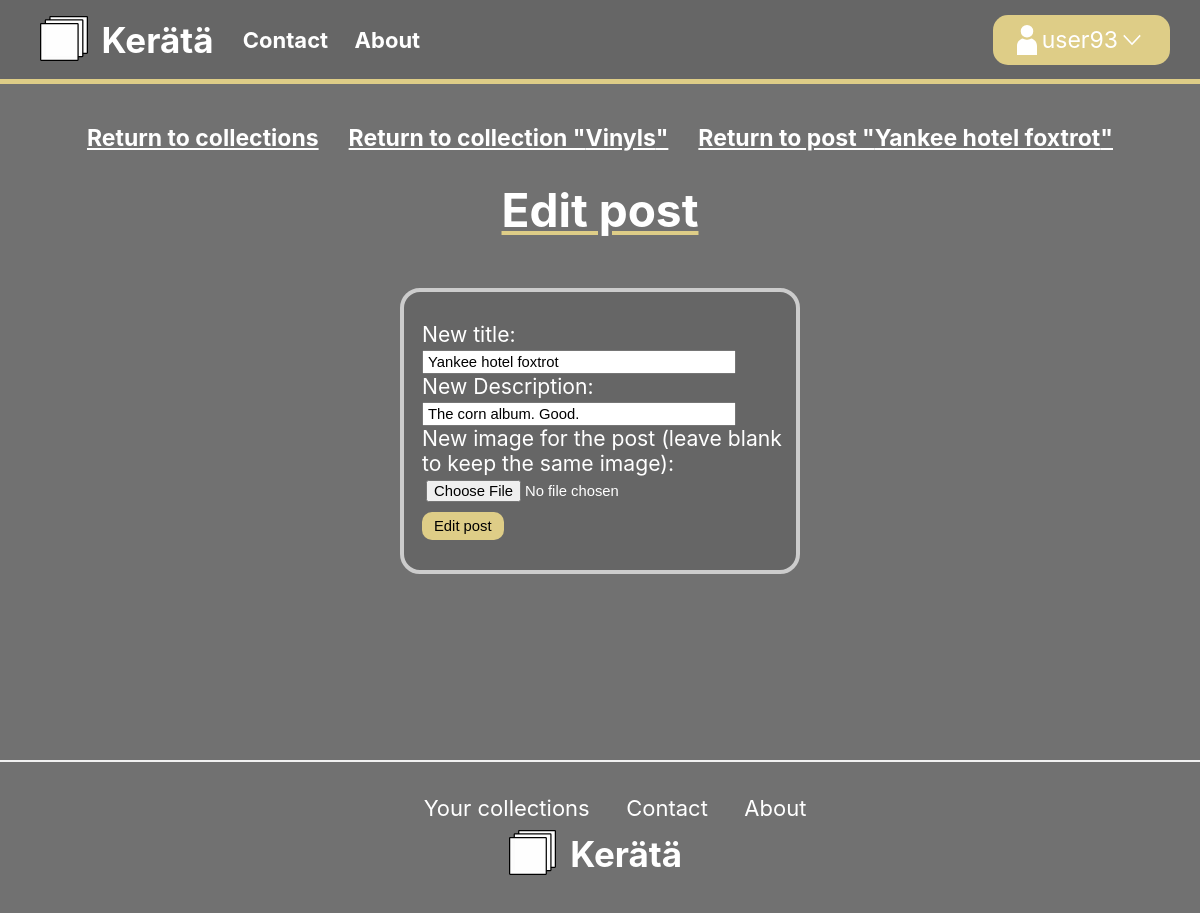
/editpostcontent?current_post_id=1&current_postcontent_id=2 (signed in), run on the app's committed database.
### app/models.py (models this page shows, shortened)
class User(UserMixin, db.Model):
    id = db.Column(db.Integer, primary_key=True)
    username = db.Column(db.String(64), index=True, unique=True)
    password_hash = db.Column(db.String(128))
    posts = db.relationship('Post', backref='author', lazy='dynamic')
    postcontents = db.relationship('PostContent', backref='author', lazy='dynamic')

class Post(db.Model): #Göra lista med alla posts i denna för detta ska vara en post som innehåller posts
    id = db.Column(db.Integer, primary_key=True)
    title = db.Column(db.String(32), index=True, unique=True)
    description = db.Column(db.String(100))
    timestamp = db.Column(db.DateTime, index=True, default=datetime.utcnow)
    user_id = db.Column(db.Integer, db.ForeignKey('user.id'))
    image = db.Column(db.String(64))

class PostContent(db.Model):
    id = db.Column(db.Integer, primary_key=True)
    parent = db.Column(db.Integer) #Vilken som lol är parent posten till denna. Ska automatiskt bli denna, ska inte behöva manuellt. När går in på en post så kommer det vara en såhär add to collections, och då det blir form för att lägga till saker mitt namn är jeff. Då kommer automatiskt den post man är storas som parent lolllllllllllllllllllllllllllllllllllllllll.
    title = db.Column(db.String(32))
    description = db.Column(db.String(100))
    timestamp = db.Column(db.DateTime, index=True, default=datetime.utcnow) #ksk inte ska ha timestamp på vanlig post, bara på denna lol
    user_id = db.Column(db.Integer, db.ForeignKey('user.id'))
    image = db.Column(db.String(64))

### app/routes.py (the view, shortened to what this page needs)
@app.route('/editpostcontent', methods=['GET', 'POST'])
@login_required
def editpostcontent():
    form = EditPostContentForm()
    current_post_id = int(request.args.get("current_post_id"))
    current_post = Post.query.get(current_post_id)
    current_postcontent_id = int(request.args.get("current_postcontent_id"))
    current_postcontent = PostContent.query.get(current_postcontent_id)
    form.new_title.data = current_postcontent.title
    form.new_desc.data = current_postcontent.description
    return render_template('editpostcontent.html', title='Edit post', form=form, current_post=current_post, current_postcontent=current_postcontent)

### app/forms.py
class EditPostContentForm(FlaskForm):
    new_title = StringField('New title', validators=[validators.Length(max=30)])
    new_desc = StringField('New Description', validators=[validators.Length(max=200)])
    new_image = FileField('New image for the post (leave blank to keep the same image)')
    submit = SubmitField('Edit post')

### app/models.py (called while the page is built)
@login.user_loader
def load_user(id):
    return User.query.get(int(id))

### app/templates/editpostcontent.html (shortened to what this page needs)
{% extends "base.html" %}
{% block content %}
	<div class="collection-actions-container">
		<a href="{{ url_for('index') }}">Return to collections</a>
		<a href="{{ url_for('post_content', current_post_id=current_post.id) }}">Return to collection "{{ current_post.title }}"</a>
		<a href="{{ url_for('singlepost', current_post_id=current_post.id, current_postcontent_id=current_postcontent.id) }}">
			Return to post "{{ current_postcontent.title }}"
		</a>
	</div>
	<h1>Edit post</h1>
	<div class="form-container">
		<form action="" method="post" enctype="multipart/form-data">
			<p>
				{{ form.new_title.label }}:<br>
				{{ form.new_title(size=32) }}<br>
			</p>
			<p>
				{{ form.new_desc.label }}:<br>
				{{ form.new_desc(size=32) }}<br>
			</p>
			<p>
				{{form.new_image.label}}:<br>
				{{form.new_image(size=64)}} <br>
			</p>
			<p>{{ form.submit() }}</p>
		</form>
	</div>
{% endblock %}

### app/templates/base.html (shortened to what this page needs)
<!DOCTYPE html>
<html lang="en">
<head>
	<link href="{{ url_for('static', filename='style.css') }}" rel="stylesheet" type="text/css" media="all">
</head>
<body>
	<div id="page-container">
		<div id="content-wrap">
			<nav id="topnav">
				<a class="logo" href="{{ url_for('index') }}">
					<img src="{{ url_for('static', filename='images/elements/logo.svg') }}" alt="logo icon">
					<div class="logotext">
						Kerätä
					</div>
				</a>
				<ul>
					<li><a href="{{ url_for('contact') }}">Contact</a></li>
					<li><a href="{{ url_for('about') }}">About</a></li>
				</ul>
				{% if current_user.is_anonymous %}
				<a href="{{ url_for('login') }}" class="user">
					Sign in
				</a>
				{% else %}
				<span onclick="toggleDropdown()" class="dropdown">
					<div id="user" class="user">
						<img src="{{ url_for('static', filename='images/elements/user.svg') }}" style="padding-right: 5px" alt="user" width="25">
						{{ current_user.username }}
						<img src="{{ url_for('static', filename='images/elements/arrow.svg') }}" id="arrow" alt="down arrow" width="28">
					</div>
				</span>
				{% endif %}
			</nav>
			{% block content %}{% endblock %}
			</div>
		<footer id="page-footer">
			<hr>
			<div id="page-footer-content">
				<ul>
					{% if current_user.is_active %}
						<li><a href="{{ url_for('index') }}">Your collections</a></li>
					{% endif %}
					<li><a href="{{ url_for('contact') }}">Contact</a></li>
					<li><a href="{{ url_for('about') }}">About</a></li>
				</ul>
				<a class="logo" href="{{ url_for('index') }}">
					<img src="{{ url_for('static', filename='images/elements/logo.svg') }}" alt="logo icon">
					<div class="logotext">
						Kerätä
					</div>
				</a>
			</div>
		</footer>
	</div>
</body>
</html>

### app/static/style.css (style rules this page uses)
* { margin: 0; padding: 0; box-sizing: border-box; }
body { color: white; font-family: -apple-system, BlinkMacSystemFont, avenir next, avenir, segoe ui, helvetica neue, helvetica, Cantarell, Ubuntu, roboto, noto, arial, sans-serif; font-size: 23px; overflow-x: hidden; background-color: #717171; margin-bottom: 160px; }
a { text-decoration: none; color: white }
#topnav { display: flex; background-color: #666666; align-items: center; border-bottom: 5px solid #decd87; width: 100%; position: sticky; top: 0; z-index: 2; flex-wrap: wrap; padding-top: 8px; padding-bottom: 8px; }
#topnav ul li { display: inline-block; font-size: 22px; list-style-type: none; margin-left: 20px; font-weight: bold; }
.logo { display: flex; align-items: center; text-align: center; }
#topnav .logo { margin-left: 40px; cursor: pointer; }
.logo img { padding-bottom: 10px; width: 26%; margin-top: 8px; margin-right: 6px; }
.logotext { font-size: 35px; padding-left: 8px; font-weight: bold; color: white; }
#topnav .user { margin-left: auto; margin-right: 30px; background-color: #decd87; padding: 10px; padding-inline: 24px; border-radius: 15px; border-width: 0; border: none; color: white; display: flex; justify-content: center; align-items: center; cursor: pointer; user-select: none; }
.dropdown { position: relative; display: inline-block; margin-left: auto; }
h1 { text-decoration: underline; margin-top: 50px; text-decoration-thickness: 4px; text-decoration-color: #decd87; text-underline-offset: 4px; text-align: center; margin-left: auto; margin-right: auto; color: white; }
form p { font-size: 92%; }
.form-container { padding-left: 18px; padding-top: 30px; padding-bottom: 30px; background-color: #666666; border-style: solid; border-color: #ccccccff; border-width: 4.634px; width: 400px; border-radius: 20px; margin-top: 50px; margin-left: auto; margin-right: auto; }
input { font-size: 70%; padding-top: 2px; padding-bottom: 2px; padding-left: 4px; }
#submit { margin-top: 8px; background-color: #decd87; padding-top: 6px; padding-bottom: 6px; padding-inline: 12px; border-radius: 10px; border: none; cursor: pointer; font-size: 70%; }
#page-container { position: relative; min-height: 100vh; }
#content-wrap { padding-bottom: 2.5rem; }
#page-footer { position: absolute; bottom: 0; width: 100%; height: 2.5rem; }
#page-footer-content { display: flex; flex-wrap: wrap; justify-content: center; align-items: center; margin-top: 4vh; text-align: center; }
#page-footer-content ul li { display: inline-block; font-size: 22px; list-style-type: none; margin-left: 30px; }
hr { border: 1px solid #f1f1f1; margin-bottom: 25px; }
.collection-actions-container { margin-top: ; display: flex; flex-wrap: wrap; justify-content: center; text-align: center; margin-top: 40px; margin-bottom: -30px; text-decoration: underline; }
.collection-actions-container a { margin-inline: 15px; font-weight: bold; margin-bottom: 10px; }

### data on the page
User: username "user93"
Post: title "Vinyls"
PostContent: title "Yankee hotel foxtrot"
